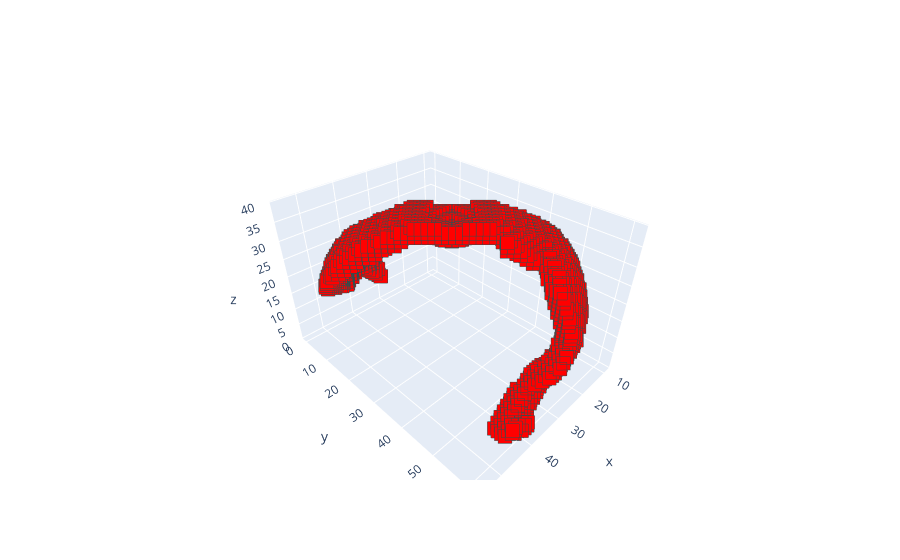

The notebook cell saved with this chart:
### Code cell
ut.plot(vox_frag)

### Figure 1 — Plotly figure (JSON) as saved in the notebook; plotly's stock layout.template omitted (floating-point values rounded to 4 significant figures; data arrays with more than 128 entries replaced by an {"elided": "..."} marker saying what was removed)
{"data": [{"marker": {"color": "red", "line": {"color": "DarkSlateGrey", "width": 2}, "size": 5, "symbol": "square"}, "mode": "markers", "type": "scatter3d", "x": {"elided": "3096 int values"}, "y": {"elided": "3096 int values"}, "z": {"elided": "3096 int values"}}], "layout": {}}
